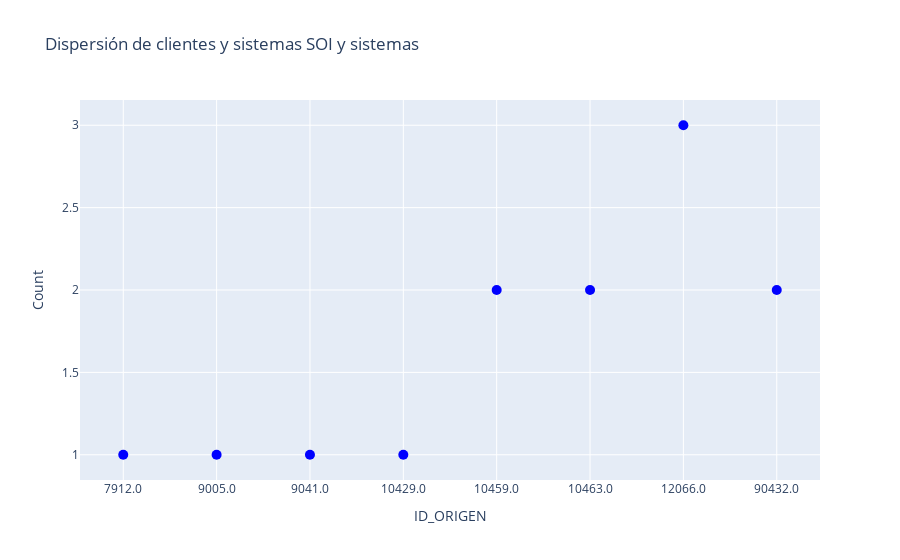

Notebook code cell kept with this figure:
### Markdown cell above
# SOI VS LOS SISTEMAS TRANSACCIONALES

### Code cell
dfs_comp = [ df_sirac ,df_meca , df_sims  , df_sipe ,df_tas]
grouped_df_soi, comparacion_soi = clts_repetidos( df_soi, dfs_comp, "NOMBRE_O_RAZON_SOCIAL", 93, "SOI y sistemas")

### Figure 1 — Plotly figure (JSON) as saved in the notebook; plotly's stock layout.template omitted (floating-point values rounded to 4 significant figures)
{"data": [{"hovertemplate": "%{text}", "marker": {"color": "blue", "size": 10}, "mode": "markers", "text": ["BANK OF AMERICA <br>SISTEMAS PRESENTES: SIPE,SOI<br>NUMERO DE CLIENTES: [325, 7912.0]  <br>DIRECCIONES: [nan, 'ONE BRYANT PARK -- ONE BRYANT PARK']  <br> RFCS: ['XXXXXXXXXXXXX', 'XXXXXXXXXXXXX'] ", "NATEXIS BANQUE POPULAIRES <br>SISTEMAS PRESENTES: SIPE,SOI<br>NUMERO DE CLIENTES: [291, 9005.0]  <br>DIRECCIONES: ['1251 AV OF THE AMERICAS 34TH FLOOR NY NY 10020', 'AVENUE PIRRE MENDES FRANC -- RUE SAINT DOMINIQUE']  <br> RFCS: ['XXXXXXXXXXXXX', 'XXXXXXXXXXXXX'] ", "MIZUHO CORPORATE BANK LIMITED NEW YORK <br>SISTEMAS PRESENTES: SIPE,SOI<br>NUMERO DE CLIENTES: [309, 9041.0]  <br>DIRECCIONES: ['1251 AVENUE OF THE AMERICAS NEW YORK, NEW YORK 10020', 'AV. AMERICAS PISO 31 -- AV. LAS AMERICAS PISO 31 -- NA']  <br> RFCS: ['XXXXXXXXXXXXX', 'XXXXXXXXXXXXX'] ", "SWISS BANK CORP. <br>SISTEMAS PRESENTES: MECA,SOI<br>NUMERO DE CLIENTES: ['SWISS', 10429.0]  <br>DIRECCIONES: ['NO SE TIENE REGISTRADA LA INFORMACION', nan]  <br> RFCS: ['XXXXXXXXXXXX', 'XXXXXXXXXXXXX'] ", "UNION BANK OF SWITZERLAND <br>SISTEMAS PRESENTES: MECA,SIPE,SOI<br>NUMERO DE CLIENTES: ['UBS', 5, 10459.0]  <br>DIRECCIONES: ['NO SE TIENE REGISTRADA LA INFORMACION', '299 PARK AVENUE, NEW YORK, NY 10171-0026', nan]  <br> RFCS: ['XXXXXXXXXXXX', 'XXXXXXXXXXXXX', 'XXXXXXXXXXXXX'] ", "STANDARD CHARTERED BANK LTD <br>SISTEMAS PRESENTES: SIPE,SIPE,SOI<br>NUMERO DE CLIENTES: [10, 314, 10463.0]  <br>DIRECCIONES: ['160 WATER STREET, NEW YORK, NY. 10038-4995', nan, 'AVENUE OF THE AMERICAS -- AVENUE OF THE AMERICAS']  <br> RFCS: ['XXXXXXXXXXXXX', 'XXXXXXXXXXXXX', 'XXXXXXXXXXXXX'] ", "NACIONAL FINANCIERA, S.N.C. <br>SISTEMAS PRESENTES: MECA,SIMS,TAS,SOI<br>NUMERO DE CLIENTES: ['NAFIN', 'NAFIN', 100177, 12066.0]  <br>DIRECCIONES: ['INSURGENTES SUR 1971', 'INSURGENTES SUR 1971, GUADALUPE INN', nan, 'INSURGENTES SUR']  <br> RFCS: ['NFI3406305TO', 'XXXXXXXXXXXXX', 'NFI3406305T0', 'NFI3406305T0'] ", "THE BANK OF NEW YORK MELLON <br>SISTEMAS PRESENTES: SIPE,SIPE,SOI<br>NUMERO DE CLIENTES: [341, 343, 90432.0]  <br>DIRECCIONES: ['NEW YORK', '225 LIBERTY STREET', 'BARCLAY STREET -- BARCLAY STREET -- BARCLAY STREET']  <br> RFCS: ['XXXXXXXXXXXXX', 'XXXXXXXXXXXXX', 'XXXXXXXXXXXXX'] "], "type": "scatter", "x": ["7912.0", "9005.0", "9041.0", "10429.0", "10459.0", "10463.0", "12066.0", "90432.0"], "y": [1, 1, 1, 1, 2, 2, 3, 2]}], "layout": {"title": {"text": "Dispersión de clientes y sistemas SOI y sistemas"}, "xaxis": {"title": {"text": "ID_ORIGEN"}}, "yaxis": {"title": {"text": "Count"}}}}
